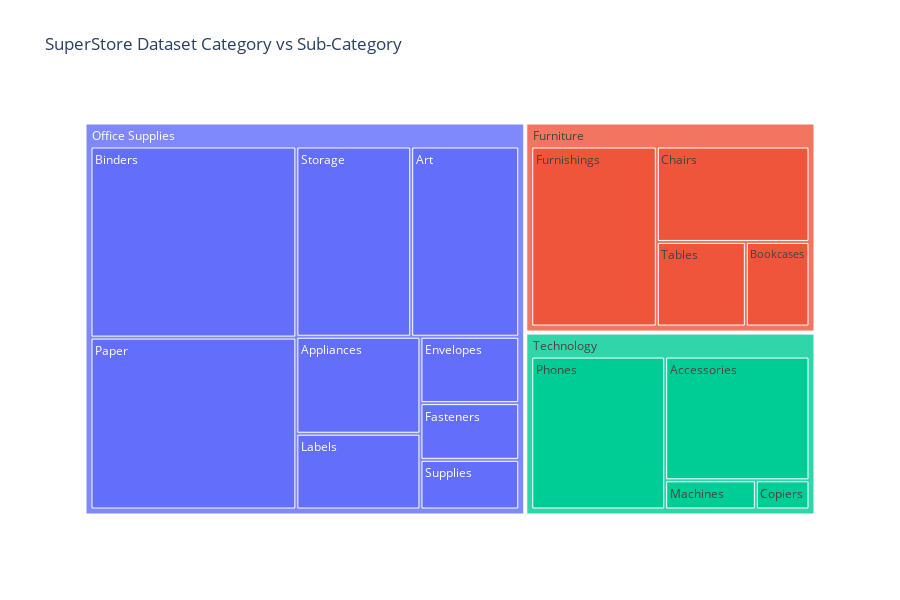

Notebook source saved alongside this figure:
### Markdown cell above
Let's see the distribution of sub category with respect to Category using nested bar chart or treemap

### Code cell
grouped_df = Superstore_data.groupby(['Category', 'Sub-Category']).size().reset_index(name='Count')

fig = px.treemap(grouped_df, path=['Category', 'Sub-Category'], values='Count', title='SuperStore Dataset Category vs Sub-Category',height=600,width=900)
fig.show()

### Figure 1 — Plotly figure (JSON) as saved in the notebook; plotly's stock layout.template omitted (floating-point values rounded to 4 significant figures)
{"data": [{"branchvalues": "total", "domain": {"x": [0, 1], "y": [0, 1]}, "hovertemplate": "labels=%{label}<br>Count=%{value}<br>parent=%{parent}<br>id=%{id}<extra></extra>", "ids": ["Technology/Accessories", "Office Supplies/Appliances", "Office Supplies/Art", "Office Supplies/Binders", "Furniture/Bookcases", "Furniture/Chairs", "Technology/Copiers", "Office Supplies/Envelopes", "Office Supplies/Fasteners", "Furniture/Furnishings", "Office Supplies/Labels", "Technology/Machines", "Office Supplies/Paper", "Technology/Phones", "Office Supplies/Storage", "Office Supplies/Supplies", "Furniture/Tables", "Furniture", "Office Supplies", "Technology"], "labels": ["Accessories", "Appliances", "Art", "Binders", "Bookcases", "Chairs", "Copiers", "Envelopes", "Fasteners", "Furnishings", "Labels", "Machines", "Paper", "Phones", "Storage", "Supplies", "Tables", "Furniture", "Office Supplies", "Technology"], "name": "", "parents": ["Technology", "Office Supplies", "Office Supplies", "Office Supplies", "Furniture", "Furniture", "Technology", "Office Supplies", "Office Supplies", "Furniture", "Office Supplies", "Technology", "Office Supplies", "Technology", "Office Supplies", "Office Supplies", "Furniture", "", "", ""], "type": "treemap", "values": [775, 466, 796, 1523, 228, 617, 68, 254, 217, 957, 364, 115, 1370, 889, 846, 190, 319, 2121, 6026, 1847]}], "layout": {"height": 600, "legend": {"tracegroupgap": 0}, "title": {"text": "SuperStore Dataset Category vs Sub-Category"}, "width": 900}}
